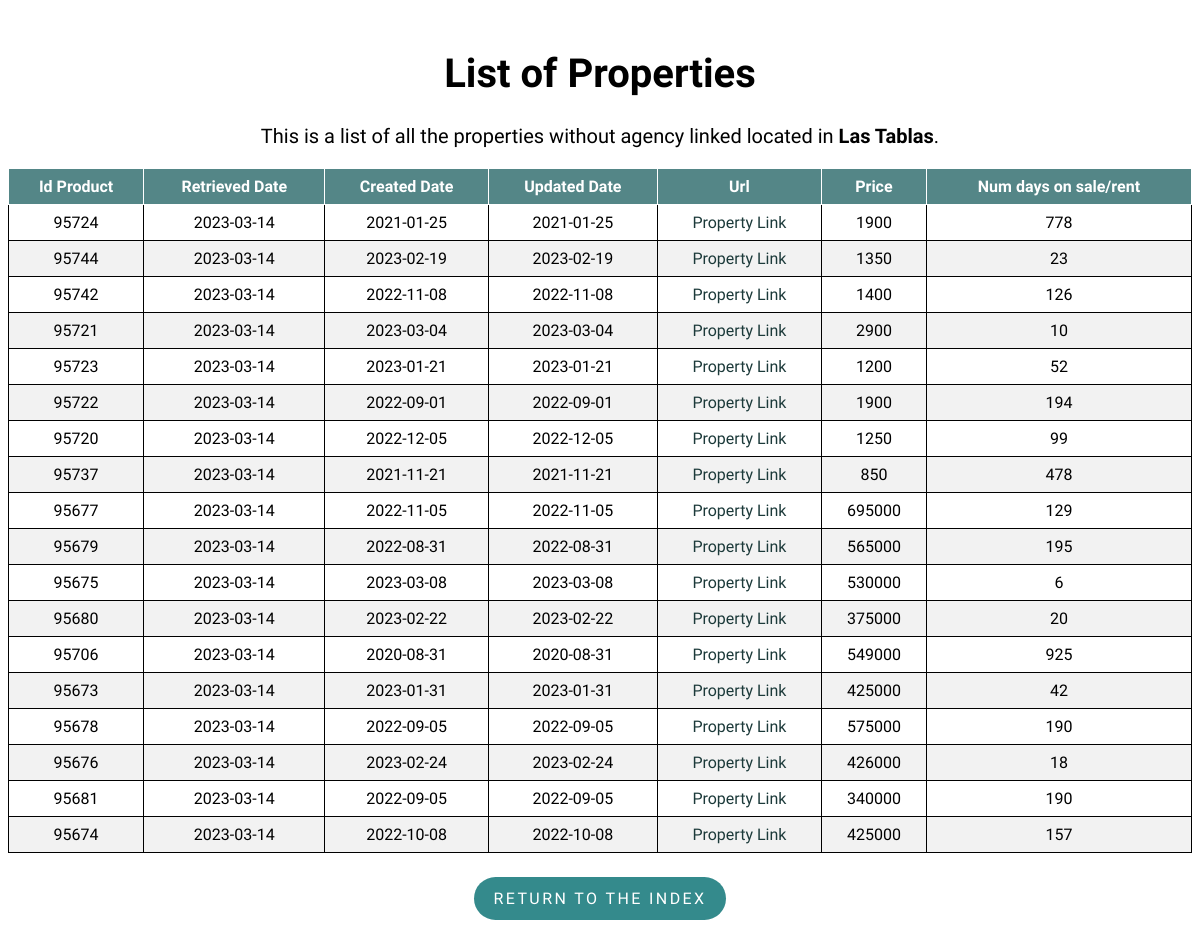
Screenshot of /property/Las Tablas with the database file from the repository.
### flask-app/app.py (models this page shows)
class Property(db.Model):
    __tablename__ = 'properties'
    id_product = db.Column(db.Integer, primary_key=True)
    retrieved_date = db.Column(db.Date)
    created_date = db.Column(db.Date)
    url = db.Column(db.Text)
    mobile = db.Column(db.Integer)
    agency = db.Column(db.Text)
    real_estate_id = db.Column(db.Integer)
    price = db.Column(db.Integer)
    type_id = db.Column(db.Integer)
    trans_type_id = db.Column(db.Integer)
    location = db.Column(db.Text)
    num_days = db.Column(db.Integer)
    updated_date = db.Column(db.Date)

### flask-app/app.py (the view)
@app.route('/property/<location>', methods=['GET', 'POST'])
def property(location):
    properties = Property.query.filter_by(
        type_id=1, location=location).order_by(Property.url).distinct()
    return render_template('list.html', properties=properties, location=location)

### flask-app/templates/list.html (shortened to what this page needs)
<!DOCTYPE html>
<html lang="en">
<head>
    <link rel="stylesheet" type="text/css" href="{{ url_for('static', filename='styles/style.css') }}">
    <link rel="stylesheet" type="text/css" href="{{ url_for('static', filename='styles/tablesort.css') }}">
</head>
<body>
    <h1 class="list_header" style="font-size:40px;">List of Properties</h1>
    <p class="list_header" style="margin-top: 25px;font-size:20px;">This is a list of all the properties without agency linked located in
        <strong>{{ location }}</strong>.
    </p>
    <table class="table table-sortable">
        <thead>
            <tr>
                <th>Id Product</th>
                <th>Retrieved Date</th>
                <th>Created Date</th>
                <th>Updated Date</th>
                <th>Url</th>
                <th>Price</th>
                <th>Num days on sale/rent</th>
            </tr>
        </thead>
        <tbody>
            {% for property in properties %}
            <tr>
                <td>{{ property.id_product }}</td>
                <td>{{ property.retrieved_date }}</td>
                <td>{{ property.created_date }}</td>
                <td>{{ property.updated_date }}</td>
                <td>
                    <a class="property_link" href={{ property.url }}>Property Link</a>
                </td>
                <td><a>{{ property.price }}</a></td>
                <td>{{ property.num_days }}</td>
            </tr>
            {% endfor %}
        </tbody>
    </table>
    <div class = "btn_container">
        <p class="return_btn"><a class = "btn_link" href="{{ url_for('index') }}">Return to the index</a></p>
    </div>
</body>
</html>

### flask-app/static/styles/style.css (style rules this page uses)
body { font-family: 'Muli','Open Sans','Open Sans-fallback',sans-serif; }
table, th, td { border: 1px solid; }
table { width: 100%; border-collapse: collapse; }
th, td { text-align: center; padding: 8px; }
tr:nth-child(even) { background-color: #f2f2f2 }
th { background-color: rgb(84, 134, 135); color: white; }
.index_header, .list_header { margin-top: 50px; text-align: center; }
a.property_link { text-decoration: none; }
a.property_link:link, a.property_link:visited { color: rgb(28, 58, 58); }
.return_btn { display: inline-block; padding: .75rem 1.25rem; border-radius: 10rem; text-transform: uppercase; font-size: 1rem; letter-spacing: .15rem; transition: all .3s; position: relative; overflow: hidden; z-index: 1; background-color: rgb(52, 138, 140); }
.btn_link { text-decoration: none; color: #fff; }
.btn_container { margin-top: 8px; display: flex; justify-content: center; align-items: center; }

### flask-app/static/styles/tablesort.css (style rules this page uses)
.table-sortable th { cursor: pointer; }

### rows the page displays
Property: id_product "95724", retrieved_date "2023-03-14", created_date "2021-01-25", updated_date "2021-01-25", price "1900", num_days "778"
Property: id_product "95744", retrieved_date "2023-03-14", created_date "2023-02-19", updated_date "2023-02-19", price "1350", num_days "23"
Property: id_product "95742", retrieved_date "2023-03-14", created_date "2022-11-08", updated_date "2022-11-08", price "1400", num_days "126"
Property: id_product "95721", retrieved_date "2023-03-14", created_date "2023-03-04", updated_date "2023-03-04", price "2900", num_days "10"
Property: id_product "95723", retrieved_date "2023-03-14", created_date "2023-01-21", updated_date "2023-01-21", price "1200", num_days "52"
Property: id_product "95722", retrieved_date "2023-03-14", created_date "2022-09-01", updated_date "2022-09-01", price "1900", num_days "194"
Property: id_product "95720", retrieved_date "2023-03-14", created_date "2022-12-05", updated_date "2022-12-05", price "1250", num_days "99"
Property: id_product "95737", retrieved_date "2023-03-14", created_date "2021-11-21", updated_date "2021-11-21", price "850", num_days "478"
Property: id_product "95677", retrieved_date "2023-03-14", created_date "2022-11-05", updated_date "2022-11-05", price "695000", num_days "129"
Property: id_product "95679", retrieved_date "2023-03-14", created_date "2022-08-31", updated_date "2022-08-31", price "565000", num_days "195"
Property: id_product "95675", retrieved_date "2023-03-14", created_date "2023-03-08", updated_date "2023-03-08", price "530000", num_days "6"
Property: id_product "95680", retrieved_date "2023-03-14", created_date "2023-02-22", updated_date "2023-02-22", price "375000", num_days "20"
Property: id_product "95706", retrieved_date "2023-03-14", created_date "2020-08-31", updated_date "2020-08-31", price "549000", num_days "925"
Property: id_product "95673", retrieved_date "2023-03-14", created_date "2023-01-31", updated_date "2023-01-31", price "425000", num_days "42"
Property: id_product "95678", retrieved_date "2023-03-14", created_date "2022-09-05", updated_date "2022-09-05", price "575000", num_days "190"
Property: id_product "95676", retrieved_date "2023-03-14", created_date "2023-02-24", updated_date "2023-02-24", price "426000", num_days "18"
Property: id_product "95681", retrieved_date "2023-03-14", created_date "2022-09-05", updated_date "2022-09-05", price "340000", num_days "190"
Property: id_product "95674", retrieved_date "2023-03-14", created_date "2022-10-08", updated_date "2022-10-08", price "425000", num_days "157"

### other values shown
{{ location }} "Las Tablas"
